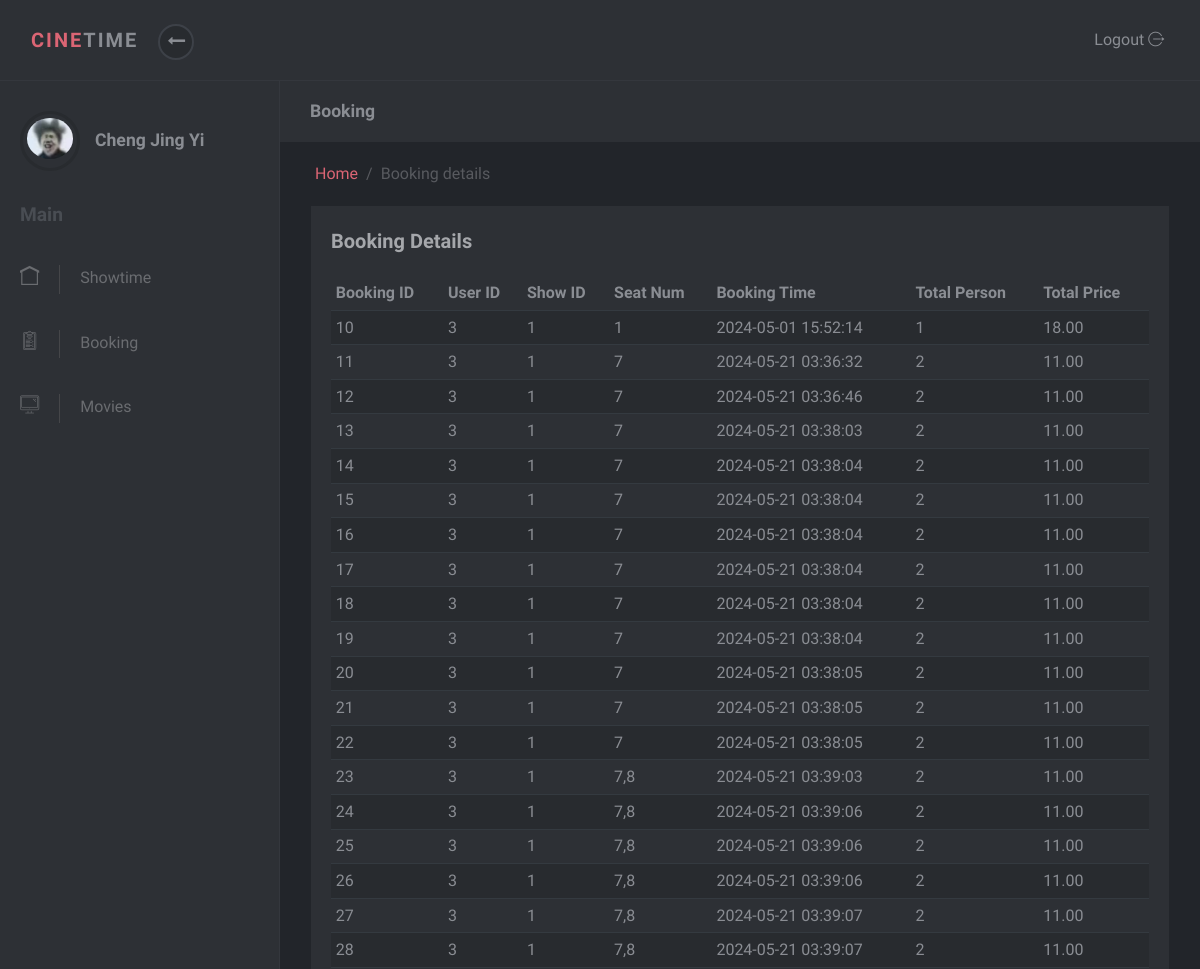
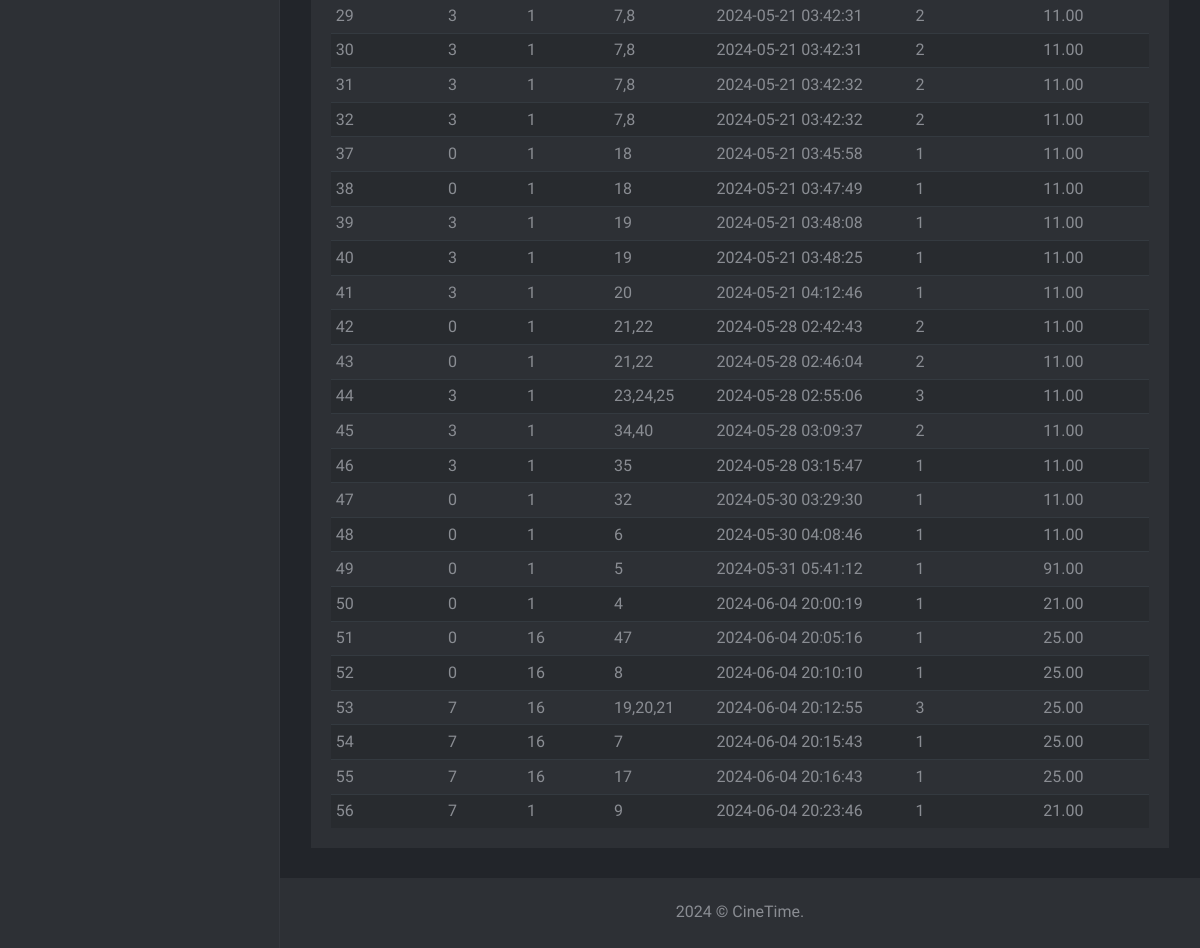
The page /Userpage/admin/home.php?show=booking (signed in) on the database its author committed (2 pictures, top to bottom).
### tables this page shows
CREATE TABLE `booking` (
  `booking_id` int(10) NOT NULL,
  `user_id` int(10) NOT NULL,
  `show_id` int(10) NOT NULL,
  `seat_num` varchar(10) NOT NULL,
  `booking_time` datetime NOT NULL,
  `total_price` decimal(5,2) NOT NULL,
  `total_person` int(10) NOT NULL,
  `status` tinyint(1) NOT NULL
);

### Userpage/admin/booking.php (the view, shortened to what this page needs)
<div class="page-content">
  <div class="page-header no-margin-bottom">
    <div class="container-fluid">
      <h2 class="h5 no-margin-bottom">Booking</h2>
    </div>
  </div>
  <div class="container-fluid">
    <ul class="breadcrumb">
      <li class="breadcrumb-item"><a href="home.php">Home</a></li>
      <li class="breadcrumb-item active">Booking details            </li>
    </ul>
  </div>
   <section class="no-padding-top">
    <div class="container-fluid">
      <div class="row">
        <div class="col-lg-12">
          <div class="block margin-bottom-sm">
            <div class="title"><strong>Booking Details</strong></div>
            <div class="table-responsive">
            <?php
            include("connect.php");
            $query = "SELECT * FROM booking";
            $result = mysqli_query($conn, $query);
            if (mysqli_num_rows($result) > 0) {
              echo '<table class="table table-striped table-sm">';
              echo '<thead>';
              echo '<tr>';
              echo '<th>Booking ID</th>';
              echo '<th>User ID</th>';
              echo '<th>Show ID</th>';
              echo '<th>Seat Num</th>';
              echo '<th>Booking Time</th>';
              echo '<th>Total Person</th>';
              echo '<th>Total Price</th>';
              echo '</tr>';
              echo '</thead>';
              echo '<tbody>';
              while ($row = mysqli_fetch_assoc($result)) {
                echo '<tr>';
                echo '<td>' . $row['booking_id'] . '</td>';
                echo '<td>' . $row['user_id'] . '</td>';
                echo '<td>' . $row['show_id'] . '</td>';
                echo '<td>' . $row['seat_num'] . '</td>';
                echo '<td>' . $row['booking_time'] . '</td>';
                echo '<td>' . $row['total_person'] . '</td>';
                echo '<td>' . $row['total_price'] . '</td>';
                echo '</tr>';
              }
              echo '</tbody>';
              echo '</table>';
            } else {
              echo 'No bookings found.';
            }
            ?>
          </div>
        </div>
      </div>
    </div>
  </section>

### Userpage/admin/css/style.default.css (style rules this page uses)
body { position: relative; }
section { padding: 0 1rem; }
a { -webkit-transition: all 0.3s; transition: all 0.3s; display: inline-block; }
i, span, strong { display: inline-block; }
.no-padding-top { padding-top: 0 !important; }
.no-margin-bottom { margin-bottom: 0 !important; }
.margin-bottom-sm { margin-bottom: 30px !important; }
.breadcrumb { background: none; padding: 20px 20px; margin-bottom: 0; color: #8a8d93; }
.breadcrumb a { color: #DB6574; text-decoration: none !important; }
.breadcrumb li.active { color: #585a5f; }
.breadcrumb-item + .breadcrumb-item::before { color: #585a5f; }
.block { padding: 20px; background: #2d3035; color: #8a8d93; margin-bottom: 30px; }
.page-content { position: relative; background: #22252a; min-height: 100vh; width: calc(100% - 280px); padding: 0; padding-bottom: 70px; }
.page-header { padding: 20px 15px; background: #2d3035; color: #8a8d93; margin-bottom: 30px; }
.block .title { margin-bottom: 20px; }
.block .title strong:first-child { font-size: 1.25rem; color: #a5a7ab; }
.table { margin-bottom: 0; }
.table td, .table th { border-color: #343a40; }
.table thead th { border: none; }
.table-striped tbody tr { -webkit-transition: all 0.3s; transition: all 0.3s; }
.table-striped tbody tr:nth-of-type(odd) { background-color: #282b2f; }
body { font-family: "Muli", sans-serif; font-size: 1rem; font-weight: 400; line-height: 1.5; color: #8a8d93; background-color: #fff; }
a { color: #DB6574; text-decoration: none; }
h1, h2, h3, h4, h5, h6, .h1, .h2, .h3, .h4, .h5, .h6 { margin-bottom: 0.5rem; font-family: inherit; font-weight: 700; line-height: 1.2; color: inherit; }
h2, .h2 { font-size: 1.7rem; }
h5, .h5 { font-size: 1.1rem; }

### rows shown on the page
booking: booking_id "10", user "3", show "1", seat_num "1", booking_time "2024-05-01 15:52:14", total_person "1", total_price "18.00"
booking: booking_id "11", user "3", show "1", seat_num "7", booking_time "2024-05-21 03:36:32", total_person "2", total_price "11.00"
booking: booking_id "12", user "3", show "1", seat_num "7", booking_time "2024-05-21 03:36:46", total_person "2", total_price "11.00"
booking: booking_id "13", user "3", show "1", seat_num "7", booking_time "2024-05-21 03:38:03", total_person "2", total_price "11.00"
booking: booking_id "14", user "3", show "1", seat_num "7", booking_time "2024-05-21 03:38:04", total_person "2", total_price "11.00"
booking: booking_id "15", user "3", show "1", seat_num "7", booking_time "2024-05-21 03:38:04", total_person "2", total_price "11.00"
booking: booking_id "16", user "3", show "1", seat_num "7", booking_time "2024-05-21 03:38:04", total_person "2", total_price "11.00"
booking: booking_id "17", user "3", show "1", seat_num "7", booking_time "2024-05-21 03:38:04", total_person "2", total_price "11.00"
booking: booking_id "18", user "3", show "1", seat_num "7", booking_time "2024-05-21 03:38:04", total_person "2", total_price "11.00"
booking: booking_id "19", user "3", show "1", seat_num "7", booking_time "2024-05-21 03:38:04", total_person "2", total_price "11.00"
booking: booking_id "20", user "3", show "1", seat_num "7", booking_time "2024-05-21 03:38:05", total_person "2", total_price "11.00"
booking: booking_id "21", user "3", show "1", seat_num "7", booking_time "2024-05-21 03:38:05", total_person "2", total_price "11.00"
booking: booking_id "22", user "3", show "1", seat_num "7", booking_time "2024-05-21 03:38:05", total_person "2", total_price "11.00"
booking: booking_id "23", user "3", show "1", seat_num "7,8", booking_time "2024-05-21 03:39:03", total_person "2", total_price "11.00"
booking: booking_id "24", user "3", show "1", seat_num "7,8", booking_time "2024-05-21 03:39:06", total_person "2", total_price "11.00"
booking: booking_id "25", user "3", show "1", seat_num "7,8", booking_time "2024-05-21 03:39:06", total_person "2", total_price "11.00"
booking: booking_id "26", user "3", show "1", seat_num "7,8", booking_time "2024-05-21 03:39:06", total_person "2", total_price "11.00"
booking: booking_id "27", user "3", show "1", seat_num "7,8", booking_time "2024-05-21 03:39:07", total_person "2", total_price "11.00"
booking: booking_id "28", user "3", show "1", seat_num "7,8", booking_time "2024-05-21 03:39:07", total_person "2", total_price "11.00"
booking: booking_id "29", user "3", show "1", seat_num "7,8", booking_time "2024-05-21 03:42:31", total_person "2", total_price "11.00"
booking: booking_id "30", user "3", show "1", seat_num "7,8", booking_time "2024-05-21 03:42:31", total_person "2", total_price "11.00"
booking: booking_id "31", user "3", show "1", seat_num "7,8", booking_time "2024-05-21 03:42:32", total_person "2", total_price "11.00"
booking: booking_id "32", user "3", show "1", seat_num "7,8", booking_time "2024-05-21 03:42:32", total_person "2", total_price "11.00"
booking: booking_id "37", user "0", show "1", seat_num "18", booking_time "2024-05-21 03:45:58", total_person "1", total_price "11.00"
booking: booking_id "38", user "0", show "1", seat_num "18", booking_time "2024-05-21 03:47:49", total_person "1", total_price "11.00"
booking: booking_id "39", user "3", show "1", seat_num "19", booking_time "2024-05-21 03:48:08", total_person "1", total_price "11.00"
booking: booking_id "40", user "3", show "1", seat_num "19", booking_time "2024-05-21 03:48:25", total_person "1", total_price "11.00"
booking: booking_id "41", user "3", show "1", seat_num "20", booking_time "2024-05-21 04:12:46", total_person "1", total_price "11.00"
booking: booking_id "42", user "0", show "1", seat_num "21,22", booking_time "2024-05-28 02:42:43", total_person "2", total_price "11.00"
booking: booking_id "43", user "0", show "1", seat_num "21,22", booking_time "2024-05-28 02:46:04", total_person "2", total_price "11.00"
booking: booking_id "44", user "3", show "1", seat_num "23,24,25", booking_time "2024-05-28 02:55:06", total_person "3", total_price "11.00"
booking: booking_id "45", user "3", show "1", seat_num "34,40", booking_time "2024-05-28 03:09:37", total_person "2", total_price "11.00"
booking: booking_id "46", user "3", show "1", seat_num "35", booking_time "2024-05-28 03:15:47", total_person "1", total_price "11.00"
booking: booking_id "47", user "0", show "1", seat_num "32", booking_time "2024-05-30 03:29:30", total_person "1", total_price "11.00"
booking: booking_id "48", user "0", show "1", seat_num "6", booking_time "2024-05-30 04:08:46", total_person "1", total_price "11.00"
booking: booking_id "49", user "0", show "1", seat_num "5", booking_time "2024-05-31 05:41:12", total_person "1", total_price "91.00"
booking: booking_id "50", user "0", show "1", seat_num "4", booking_time "2024-06-04 20:00:19", total_person "1", total_price "21.00"
booking: booking_id "51", user "0", show "16", seat_num "47", booking_time "2024-06-04 20:05:16", total_person "1", total_price "25.00"
booking: booking_id "52", user "0", show "16", seat_num "8", booking_time "2024-06-04 20:10:10", total_person "1", total_price "25.00"
booking: booking_id "53", user "7", show "16", seat_num "19,20,21", booking_time "2024-06-04 20:12:55", total_person "3", total_price "25.00"
booking: booking_id "54", user "7", show "16", seat_num "7", booking_time "2024-06-04 20:15:43", total_person "1", total_price "25.00"
booking: booking_id "55", user "7", show "16", seat_num "17", booking_time "2024-06-04 20:16:43", total_person "1", total_price "25.00"
booking: booking_id "56", user "7", show "1", seat_num "9", booking_time "2024-06-04 20:23:46", total_person "1", total_price "21.00"

### other values the page prints
$_SESSION['admin_name'] "Cheng Jing Yi"
